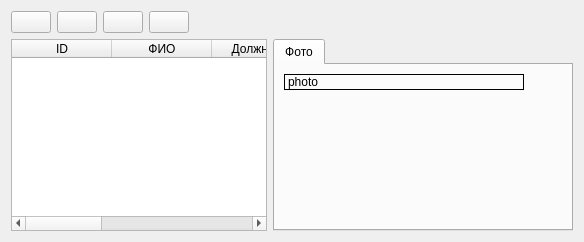
      <widget class="QWidget" name="coachesTab">
       <attribute name="title">
        <string>Тренеры</string>
       </attribute>
       <layout class="QGridLayout" name="gridLayout_13">
        <item row="1" column="0">
         <layout class="QHBoxLayout" name="horizontalLayout_9">
          <item>
           <widget class="QTableWidget" name="coachesTable">
            <property name="editTriggers">
             <set>QAbstractItemView::NoEditTriggers</set>
            </property>
            <property name="selectionMode">
             <enum>QAbstractItemView::SingleSelection</enum>
            </property>
            <property name="selectionBehavior">
             <enum>QAbstractItemView::SelectRows</enum>
            </property>
            <property name="sortingEnabled">
             <bool>true</bool>
            </property>
            <column>
             <property name="text">
              <string>ID</string>
             </property>
            </column>
            <column>
             <property name="text">
              <string>ФИО</string>
             </property>
            </column>
            <column>
             <property name="text">
              <string>Должность</string>
             </property>
            </column>
            <column>
             <property name="text">
              <string>Дата рождения</string>
             </property>
            </column>
            <column>
             <property name="text">
              <string>Телефон</string>
             </property>
            </column>
            <column>
             <property name="text">
              <string>Email</string>
             </property>
            </column>
           </widget>
          </item>
          <item>
           <widget class="QTabWidget" name="tabWidget">
            <property name="sizePolicy">
             <sizepolicy hsizetype="Fixed" vsizetype="Expanding">
              <horstretch>0</horstretch>
              <verstretch>0</verstretch>
             </sizepolicy>
            </property>
            <property name="minimumSize">
             <size>
              <width>300</width>
              <height>0</height>
             </size>
            </property>
            <widget class="QWidget" name="photoCoachesTab">
             <attribute name="title">
              <string>Фото</string>
             </attribute>
             <layout class="QVBoxLayout" name="verticalLayout_8">
              <item>
               <widget class="QLabel" name="coachePhoto">
                <property name="sizePolicy">
                 <sizepolicy hsizetype="Maximum" vsizetype="Maximum">
                  <horstretch>0</horstretch>
                  <verstretch>0</verstretch>
                 </sizepolicy>
                </property>
                <property name="maximumSize">
                 <size>
                  <width>240</width>
                  <height>320</height>
                 </size>
                </property>
                <property name="frameShape">
                 <enum>QFrame::Box</enum>
                </property>
                <property name="text">
                 <string>photo</string>
                </property>
                <property name="textFormat">
                 <enum>Qt::AutoText</enum>
                </property>
                <property name="scaledContents">
                 <bool>true</bool>
                </property>
               </widget>
              </item>
              <item>
               <spacer name="verticalSpacer_6">
                <property name="orientation">
                 <enum>Qt::Vertical</enum>
                </property>
                <property name="sizeHint" stdset="0">
                 <size>
                  <width>20</width>
                  <height>40</height>
                 </size>
                </property>
               </spacer>
              </item>
             </layout>
            </widget>
           </widget>
          </item>
         </layout>
        </item>
        <item row="0" column="0">
         <layout class="QHBoxLayout" name="horizontalLayout_14">
          <item>
           <widget class="QPushButton" name="addCoacheButton">
            <property name="toolTip">
             <string>Добавить</string>
            </property>
            <property name="text">
             <string/>
            </property>
            <property name="icon">
             <iconset resource="resourses.qrc">
              <normaloff>:/resourses/images/add.png</normaloff>:/resourses/images/add.png</iconset>
            </property>
            <property name="iconSize">
             <size>
              <width>32</width>
              <height>32</height>
             </size>
            </property>
           </widget>
          </item>
          <item>
           <widget class="QPushButton" name="changeCoacheButton">
            <property name="toolTip">
             <string>Изменить</string>
            </property>
            <property name="text">
             <string/>
            </property>
            <property name="icon">
             <iconset resource="resourses.qrc">
              <normaloff>:/resourses/images/edit.png</normaloff>:/resourses/images/edit.png</iconset>
            </property>
            <property name="iconSize">
             <size>
              <width>32</width>
              <height>32</height>
             </size>
            </property>
           </widget>
          </item>
          <item>
           <widget class="QPushButton" name="deleteCoacheButton">
            <property name="toolTip">
             <string>Удалить</string>
            </property>
            <property name="text">
             <string/>
            </property>
            <property name="icon">
             <iconset resource="resourses.qrc">
              <normaloff>:/resourses/images/delete.png</normaloff>:/resourses/images/delete.png</iconset>
            </property>
            <property name="iconSize">
             <size>
              <width>32</width>
              <height>32</height>
             </size>
            </property>
           </widget>
          </item>
          <item>
           <widget class="QPushButton" name="refreshCoacheButton">
            <property name="toolTip">
             <string>Обновить</string>
            </property>
            <property name="text">
             <string/>
            </property>
            <property name="icon">
             <iconset resource="resourses.qrc">
              <normaloff>:/resourses/images/refresh.png</normaloff>:/resourses/images/refresh.png</iconset>
            </property>
            <property name="iconSize">
             <size>
              <width>32</width>
              <height>32</height>
             </size>
            </property>
           </widget>
          </item>
          <item>
           <spacer name="horizontalSpacer_7">
            <property name="orientation">
             <enum>Qt::Horizontal</enum>
            </property>
            <property name="sizeHint" stdset="0">
             <size>
              <width>40</width>
              <height>20</height>
             </size>
            </property>
           </spacer>
          </item>
         </layout>
        </item>
       </layout>
      </widget>
